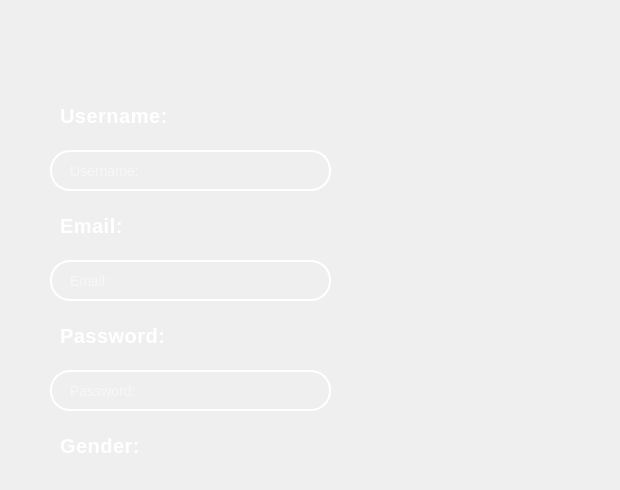
   <widget class="QWidget" name="page_2">
    <widget class="QLabel" name="label_18">
     <property name="geometry">
      <rect>
       <x>60</x>
       <y>90</y>
       <width>131</width>
       <height>51</height>
      </rect>
     </property>
     <property name="styleSheet">
      <string notr="true">   color: white;
    font-size: 20px;
    font-weight: bold;
    letter-spacing: 0.5px;</string>
     </property>
     <property name="text">
      <string>Username:</string>
     </property>
    </widget>
    <widget class="QLineEdit" name="lineEdit_2">
     <property name="geometry">
      <rect>
       <x>50</x>
       <y>150</y>
       <width>281</width>
       <height>41</height>
      </rect>
     </property>
     <property name="styleSheet">
      <string notr="true"> border: 2px solid white;
 border-radius: 20px;
 padding: 10px 16px;
background-color: transparent;
 color: white;
    font-size: 14px;</string>
     </property>
     <property name="placeholderText">
      <string>Username:</string>
     </property>
    </widget>
    <widget class="QLabel" name="label_19">
     <property name="geometry">
      <rect>
       <x>60</x>
       <y>200</y>
       <width>131</width>
       <height>51</height>
      </rect>
     </property>
     <property name="styleSheet">
      <string notr="true">   color: white;
    font-size: 20px;
    font-weight: bold;
    letter-spacing: 0.5px;</string>
     </property>
     <property name="text">
      <string>Email:</string>
     </property>
    </widget>
    <widget class="QLineEdit" name="lineEdit_3">
     <property name="geometry">
      <rect>
       <x>50</x>
       <y>260</y>
       <width>281</width>
       <height>41</height>
      </rect>
     </property>
     <property name="styleSheet">
      <string notr="true"> border: 2px solid white;
 border-radius: 20px;
 padding: 10px 16px;
background-color: transparent;
 color: white;
    font-size: 14px;</string>
     </property>
     <property name="placeholderText">
      <string>Email:</string>
     </property>
    </widget>
    <widget class="QLabel" name="label_20">
     <property name="geometry">
      <rect>
       <x>60</x>
       <y>310</y>
       <width>131</width>
       <height>51</height>
      </rect>
     </property>
     <property name="styleSheet">
      <string notr="true">   color: white;
    font-size: 20px;
    font-weight: bold;
    letter-spacing: 0.5px;</string>
     </property>
     <property name="text">
      <string>Password:</string>
     </property>
    </widget>
    <widget class="QLineEdit" name="lineEdit_4">
     <property name="geometry">
      <rect>
       <x>50</x>
       <y>370</y>
       <width>281</width>
       <height>41</height>
      </rect>
     </property>
     <property name="styleSheet">
      <string notr="true"> border: 2px solid white;
 border-radius: 20px;
 padding: 10px 16px;
background-color: transparent;
 color: white;
    font-size: 14px;</string>
     </property>
     <property name="placeholderText">
      <string>Password:</string>
     </property>
    </widget>
    <widget class="QLabel" name="label_21">
     <property name="geometry">
      <rect>
       <x>60</x>
       <y>420</y>
       <width>131</width>
       <height>51</height>
      </rect>
     </property>
     <property name="styleSheet">
      <string notr="true"> color: white;
    font-size: 20px;
    font-weight: bold;
    letter-spacing: 0.5px;</string>
     </property>
     <property name="text">
      <string>Gender:</string>
     </property>
    </widget>
    <widget class="QPushButton" name="pushButton_2">
     <property name="geometry">
      <rect>
       <x>250</x>
       <y>410</y>
       <width>111</width>
       <height>71</height>
      </rect>
     </property>
     <property name="styleSheet">
      <string notr="true">border:none;
background:none;</string>
     </property>
     <property name="text">
      <string/>
     </property>
     <property name="icon">
      <iconset>
       <normaloff>../img/child-solid.svg</normaloff>../img/child-solid.svg</iconset>
     </property>
     <property name="iconSize">
      <size>
       <width>40</width>
       <height>40</height>
      </size>
     </property>
    </widget>
    <widget class="QPushButton" name="pushButton_3">
     <property name="geometry">
      <rect>
       <x>180</x>
       <y>420</y>
       <width>121</width>
       <height>61</height>
      </rect>
     </property>
     <property name="styleSheet">
      <string notr="true">border:none;
background:none;</string>
     </property>
     <property name="text">
      <string/>
     </property>
     <property name="icon">
      <iconset>
       <normaloff>../img/child-dress-solid.svg</normaloff>../img/child-dress-solid.svg</iconset>
     </property>
     <property name="iconSize">
      <size>
       <width>40</width>
       <height>40</height>
      </size>
     </property>
    </widget>
    <widget class="QPushButton" name="pushButton_5">
     <property name="geometry">
      <rect>
       <x>410</x>
       <y>10</y>
       <width>131</width>
       <height>111</height>
      </rect>
     </property>
     <property name="styleSheet">
      <string notr="true">background:none;
border:none;
</string>
     </property>
     <property name="text">
      <string/>
     </property>
     <property name="icon">
      <iconset>
       <normaloff>../img/circle-user-solid.svg</normaloff>../img/circle-user-solid.svg</iconset>
     </property>
     <property name="iconSize">
      <size>
       <width>100</width>
       <height>100</height>
      </size>
     </property>
    </widget>
    <widget class="QLabel" name="label_60">
     <property name="geometry">
      <rect>
       <x>370</x>
       <y>140</y>
       <width>241</width>
       <height>251</height>
      </rect>
     </property>
     <property name="text">
      <string/>
     </property>
     <property name="pixmap">
      <pixmap>../img/spotify-brands.svg</pixmap>
     </property>
     <property name="scaledContents">
      <bool>true</bool>
     </property>
    </widget>
    <zorder>label_60</zorder>
    <zorder>label_18</zorder>
    <zorder>lineEdit_2</zorder>
    <zorder>label_19</zorder>
    <zorder>lineEdit_3</zorder>
    <zorder>label_20</zorder>
    <zorder>lineEdit_4</zorder>
    <zorder>label_21</zorder>
    <zorder>pushButton_2</zorder>
    <zorder>pushButton_3</zorder>
    <zorder>pushButton_5</zorder>
   </widget>
